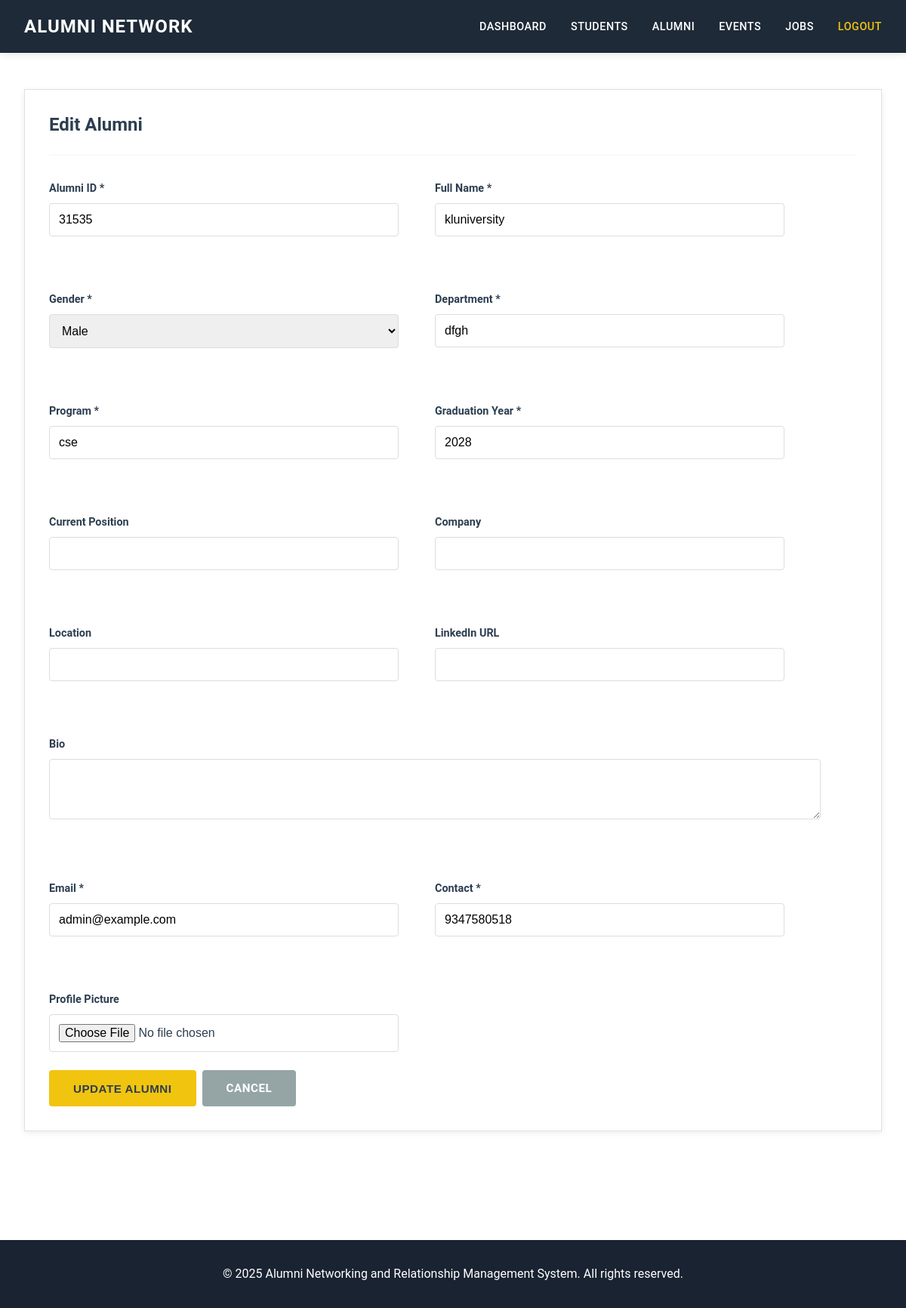
The page /editalumni/2 (signed in) on the database its author committed.
### adminapp/models.py (models this page shows, shortened)
class Alumni(models.Model):
    id=models.AutoField(primary_key=True)
    alumniid=models.BigIntegerField(blank=False,unique=True)
    fullname=models.CharField(max_length=100,blank=False)
    gender=models.CharField(max_length=20,blank=False)
    department=models.CharField(max_length=50,blank=False)
    program = models.CharField(max_length=50, blank=False)
    graduation_year = models.IntegerField(blank=False)
    current_position = models.CharField(max_length=100, blank=True)
    company = models.CharField(max_length=100, blank=True)
    location = models.CharField(max_length=100, blank=True)
    linkedin = models.URLField(max_length=200, blank=True)
    bio = models.TextField(blank=True)
    password=models.CharField(max_length=100,blank=False,default="Alumni123")
    email=models.CharField(max_length=100,blank=False,unique=True)
    contact=models.CharField(max_length=20,blank=False,unique=True)
    profile_picture = models.ImageField(upload_to='alumni_profiles/', blank=True, null=True)
    is_approved = models.BooleanField(default=False)
    created_at = models.DateTimeField(auto_now_add=True)
    class Meta:
        db_table = "alumni_table"

### adminapp/views.py (the view, shortened to what this page needs)
# urls.py: path("editalumni/<int:alumni_id>", views.editalumni, name="editalumni"),
def editalumni(request, alumni_id):
    if 'role' not in request.session or request.session['role'] != 'admin':
        messages.error(request, 'Please login first!')
        return redirect('login')
    alumni = get_object_or_404(Alumni, id=alumni_id)
    return render(request, 'admin/editalumni.html', {'alumni': alumni})

### templates/admin/editalumni.html (shortened to what this page needs)
{% extends 'base.html' %}
{% block content %}
<div class="card">
    <div class="card-header">
        <h2 class="card-title">Edit Alumni</h2>
    </div>
    <form method="post" enctype="multipart/form-data">
        <div class="row">
            <div class="col-md-6">
                <div class="form-group">
                    <label class="form-label">Alumni ID *</label>
                    <input type="number" name="alumniid" class="form-control" value="{{ alumni.alumniid }}" required>
                </div>
            </div>
            <div class="col-md-6">
                <div class="form-group">
                    <label class="form-label">Full Name *</label>
                    <input type="text" name="fullname" class="form-control" value="{{ alumni.fullname }}" required>
                </div>
            </div>
            <div class="col-md-6">
                <div class="form-group">
                    <label class="form-label">Gender *</label>
                    <select name="gender" class="form-control" required>
                        <option value="Male" {% if alumni.gender == 'Male' %}selected{% endif %}>Male</option>
                    </select>
                </div>
            </div>
            <div class="col-md-6">
                <div class="form-group">
                    <label class="form-label">Department *</label>
                    <input type="text" name="department" class="form-control" value="{{ alumni.department }}" required>
                </div>
            </div>
            <div class="col-md-6">
                <div class="form-group">
                    <label class="form-label">Program *</label>
                    <input type="text" name="program" class="form-control" value="{{ alumni.program }}" required>
                </div>
            </div>
            <div class="col-md-6">
                <div class="form-group">
                    <label class="form-label">Graduation Year *</label>
                    <input type="number" name="graduation_year" class="form-control" value="{{ alumni.graduation_year }}" required>
                </div>
            </div>
            <div class="col-md-6">
                <div class="form-group">
                    <label class="form-label">Current Position</label>
                    <input type="text" name="current_position" class="form-control" value="{{ alumni.current_position }}">
                </div>
            </div>
            <div class="col-md-6">
                <div class="form-group">
                    <label class="form-label">Company</label>
                    <input type="text" name="company" class="form-control" value="{{ alumni.company }}">
                </div>
            </div>
            <div class="col-md-6">
                <div class="form-group">
                    <label class="form-label">Location</label>
                    <input type="text" name="location" class="form-control" value="{{ alumni.location }}">
                </div>
            </div>
            <div class="col-md-6">
                <div class="form-group">
                    <label class="form-label">LinkedIn URL</label>
                    <input type="url" name="linkedin" class="form-control" value="{{ alumni.linkedin }}">
                </div>
            </div>
            <div class="col-md-12">
                <div class="form-group">
                    <label class="form-label">Bio</label>
                    <textarea name="bio" class="form-control" rows="3">{{ alumni.bio }}</textarea>
                </div>
            </div>
            <div class="col-md-6">
                <div class="form-group">
                    <label class="form-label">Email *</label>
                    <input type="email" name="email" class="form-control" value="{{ alumni.email }}" required>
                </div>
            </div>
            <div class="col-md-6">
                <div class="form-group">
                    <label class="form-label">Contact *</label>
                    <input type="text" name="contact" class="form-control" value="{{ alumni.contact }}" required>
                </div>
            </div>
            <div class="col-md-6">
                <div class="form-group">
                    <label class="form-label">Profile Picture</label>
                    <input type="file" name="profile_picture" class="form-control" accept="image/*">
                </div>
            </div>
        </div>
        <div class="action-buttons">
            <button type="submit" class="btn btn-primary">Update Alumni</button>
            <a href="{% url 'allalumni' %}" class="btn btn-secondary">Cancel</a>
        </div>
    </form>
</div>
{% endblock %}

### static/css/style.css (style rules this page uses)
* { margin: 0; padding: 0; box-sizing: border-box; }
:root { --primary-dark: #1a2332; --primary-blue: #2c3e50; --nav-dark: #1e2a38; --white: #ffffff; --yellow: #f1c40f; --yellow-dark: #d4ac0d; --gray-light: #f8f9fa; --gray: #95a5a6; --gray-dark: #7f8c8d; --gray-darker: #34495e; --text-dark: #2c3e50; --text-gray: #7f8c8d; --text-light: #95a5a6; --font-primary: 'Roboto', -apple-system, BlinkMacSystemFont, 'Segoe UI', sans-serif; --font-heading: 'Montserrat', 'Roboto', sans-serif; --spacing-xs: 0.5rem; --spacing-sm: 1rem; --spacing-md: 1.5rem; --spacing-lg: 2rem; --spacing-xl: 3rem; --spacing-2xl: 4rem; --transition: all 0.3s ease; }
body { font-family: var(--font-primary); font-size: 16px; line-height: 1.6; color: var(--text-dark); background-color: var(--white); -webkit-font-smoothing: antialiased; }
h1, h2, h3, h4, h5, h6 { font-family: var(--font-heading); font-weight: 700; line-height: 1.2; color: var(--text-dark); margin-bottom: var(--spacing-md); }
h2 { font-size: 2rem; }
a { color: var(--primary-blue); text-decoration: none; transition: var(--transition); }
.card { background: var(--white); border: 1px solid #e0e0e0; padding: var(--spacing-lg); margin-bottom: var(--spacing-lg); box-shadow: 0 2px 8px rgba(0, 0, 0, 0.08); transition: var(--transition); }
.card-header { border-bottom: 2px solid var(--gray-light); padding-bottom: var(--spacing-md); margin-bottom: var(--spacing-lg); }
.card-title { font-size: 1.5rem; font-weight: 700; color: var(--text-dark); margin-bottom: 0; }
.btn { display: inline-block; padding: 0.75rem 2rem; font-size: 0.95rem; font-weight: 600; text-transform: uppercase; letter-spacing: 0.5px; border: none; border-radius: 4px; cursor: pointer; transition: var(--transition); text-decoration: none; text-align: center; }
.btn-primary { background: var(--yellow); color: var(--text-dark); }
.btn-secondary { background: var(--gray); color: var(--white); }
.form-group { margin-bottom: var(--spacing-md); }
.form-label { display: block; font-weight: 600; color: var(--text-dark); margin-bottom: var(--spacing-xs); font-size: 0.9rem; }
.form-control { width: 100%; padding: 0.75rem; font-size: 1rem; border: 1px solid #ddd; border-radius: 4px; transition: var(--transition); }
.action-buttons { display: flex; gap: var(--spacing-xs); flex-wrap: wrap; }
.row { display: flex; flex-wrap: wrap; margin: calc(var(--spacing-md) * -1); }
.col-md-12 { flex: 0 0 calc(100% - var(--spacing-md) * 2); padding: var(--spacing-md); }
.col-md-6 { flex: 0 0 calc(50% - var(--spacing-md) * 2); padding: var(--spacing-md); }

### rows shown on the page
Alumni: alumniid "31535", fullname "kluniversity", gender "Male", department "dfgh", program "cse", graduation_year "2028", email "admin@example.com", contact "9347580518"
